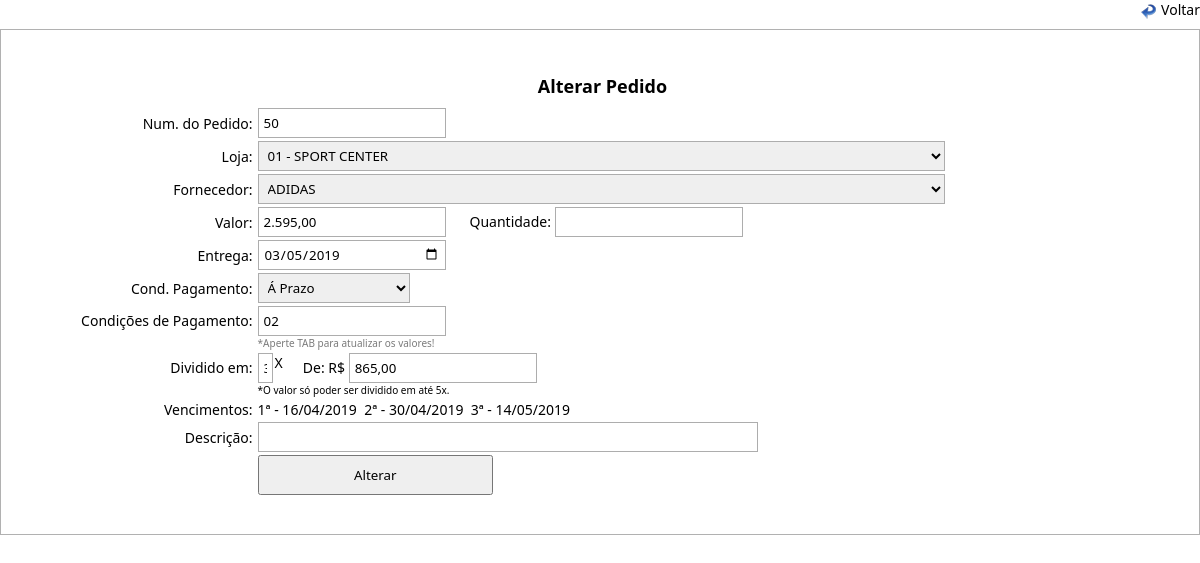
The page /altera_pedido_old.php?id=1168 on the database as committed earlier.
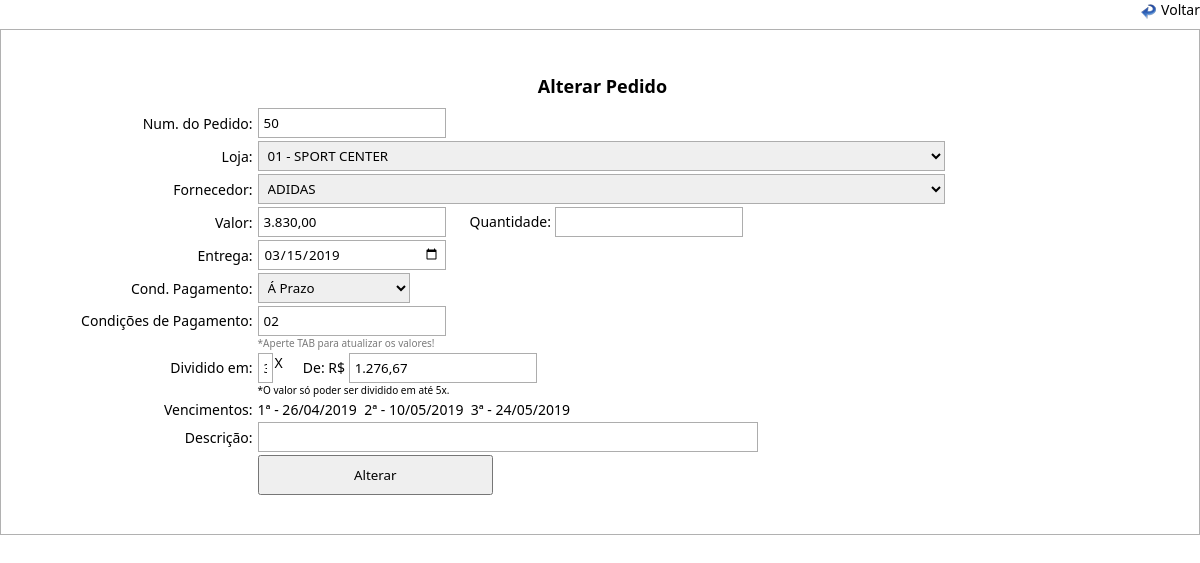
The same page on the database as committed later.
### tables this page shows
CREATE TABLE `pedidos` (
  `id_pedidos` int(11) NOT NULL AUTO_INCREMENT,
  `num_pedido` varchar(10) DEFAULT NULL,
  `nome_loja` varchar(100) DEFAULT NULL,
  `nome_fornecedor` varchar(100) DEFAULT NULL,
  `valor_pedido` float DEFAULT NULL,
  `qtd_pedido` varchar(10) NOT NULL,
  `data_entrega` date DEFAULT NULL,
  `cod_pag_pedido` varchar(15) DEFAULT NULL,
  `cod_cond_pag` varchar(5) NOT NULL,
  `prazo` varchar(2) NOT NULL,
  `valor_dividido` float NOT NULL,
  `descricao` varchar(50) NOT NULL,
  PRIMARY KEY (`id_pedidos`)
);

### processos/database.php (called while the page is built, shortened)
<?php
function DBRead ($table, $params = null, $fields = '*') {
	$params = ($params) ? " {$params}" : null;
		$query = "SELECT {$fields} FROM {$table}{$params}";
		$result = DBExecute($query);
		if (!mysqli_num_rows($result))
			return false;
		else {
			while ($res = mysqli_fetch_assoc($result)) {
				$data[] = $res;
			}
			return $data;
		}
}
function DBExecute($query){
	$link = DBConnect();
	$result = @mysqli_query($link, $query) or die (mysqli_error($link));
	return $result;
}
?>

### altera_pedido_old.php (the view, shortened to what the changed rows need)
<!doctype html>
<html>
    <head>
        <link href="css/style.css" rel="stylesheet" type="text/css">
        <link rel="stylesheet" href="css/menu.css">
    </head>
    <body>
<?php
  require 'processos/database.php';
  $id = $_GET['id'];
  $le_pedido = DBRead ('pedidos', "WHERE id_pedidos = '$id'", '*');
  foreach ($le_pedido as $pd){
function get_browser_name($user_agent)
{
    if (strpos($user_agent, 'Chrome')) return 'Chrome';
    return 'Other';
}
if (get_browser_name($_SERVER['HTTP_USER_AGENT']) == 'Chrome') {
	$entrega = $pd['data_entrega'];
	$PagAVista = $pd['data_entrega'];
}
    ?>
    <form action="<?php echo htmlspecialchars($_SERVER["PHP_SELF"]);?>" method="post">
    <div class="voltar">
		<a href="javascript:history.back(1);">Voltar</a>
	</div>
    <table border="0" cellpadding="0" cellspacing="0" class="table">
      <tbody>
        <tr>
          <td height="42" colspan="2" align="center"><span class="titulo">Alterar Pedido</span></td>
        </tr>
        <tr>
          <td width="21%" align="right">Num. do Pedido:<input type="hidden" name="id_pd" value="<?php echo $pd['id_pedidos']; ?>"></td>
          <td width="79%"><input type="text" name="num_pedido" class="cod" value="<?php echo $pd['num_pedido']; ?>"></td>
        </tr>
        <tr>
          <td align="right"><label for="select">Loja:</label></td>
          <td>
            <select name="lojas" class="select">
            <option><?php echo $pd['nome_loja']; ?></option>
            <?php
            $lojas = DBRead ('lojas', 'ORDER BY cod_loja ASC', 'cod_loja, nome_loja');
            ?>
            </select>
          </td>
        </tr>
        <tr>
          <td align="right">Fornecedor:</td>
          <td>
              <select name="fornecedor" class="select">
              <option><?php echo $pd['nome_fornecedor']; ?></option>
            <?php
            $fornecedor = DBRead ('fornecedor', 'ORDER BY nome_fornecedor ASC', 'nome_fornecedor');
            ?>
            </select>
          </td>
        </tr>
        <tr>
          <td align="right">Valor:</td>
          <td>
          <input type="text" name="valor" class="cod" onKeyPress="return(MascaraMoeda(this,'.',',',event))" value="<?php echo number_format($pd['valor_pedido'], 2, ',', '.'); ?>">
          <span style="margin-left: 20px;">Quantidade: </span>
          <input type="text" name="qtd" class="cod" value="<?php echo $pd['qtd_pedido']; ?>">
          </td>
        </tr>
        <tr>
          <td align="right">Entrega:</td>
          <td><input type="date" name="data_entrega" class="cod" maxlength="10" placeholder="dd/mm/aaaa" onkeyup="formatar('##/##/####', this, event)" value="<?php echo $entrega; ?>" onkeypress='validate(event)'></td>
        </tr>
        <tr>
          <td align="right">Cond. Pagamento:</td>
          <td>
            <select name="cond_pagamento" class="cod" style="width: 152px;">
              <?php
                if ($pd['cod_pag_pedido'] == 'avista') {
                  echo "<option value='avista'>Á Vista</option>";
                }else {
                  echo "<option value='aprazo'>Á Prazo</option>";
                } ?>
            </select>
          </td>
        </tr>
        <tr>
        	<td  align="right" valign="top" style="padding-top: 5px;"> Condições de Pagamento:</td>
        	<td>
            <input type="text" id="categoria" name="condicoes" class="cod" placeholder="Código" onkeypress="validate(event)" value="<?php echo $pd['cod_cond_pag']; ?>"><br />
       <span style="font-size:10px; color:#7B7B7B; margin-bottom: 10px;">*Aperte TAB para atualizar os valores!</span> <br />
            </td>
        </tr>
    <?php
    $datas_pag = DBRead ('datas_pag_pedidos', 'WHERE cod_pedido = "'.$pd['num_pedido'].'"', 'datas_pagamentos');
	$contador = 0;
    foreach ($datas_pag as $dt) {
        if ($pd['cod_pag_pedido'] == 'avista') {
			$exibeVencimeto = 0;
            $tipo_pagamento = "
                  <td align='right'>Data do Pagamento à vista:</td>
                  <td><input type='date' name='data_avista' class='cod' maxlength='10' placeholder='dd/mm/aaaa' onkeyup='formatar('##/##/####', this, event)' value='$PagAVista'></td>
                ";
        } else {
			$exibeVencimeto = 1;
			$contador++;
			$datas = date('d/m/Y', strtotime($dt["datas_pagamentos"]));
			$datas_pagamento .= $contador.'ª - '.$datas.'&nbsp;&nbsp;';
    	   $tipo_pagamento = "
        		  <td valign='bottom' align='right'>
        				<span style='margin-top: 5px; margin-bottom: 20px; float:right; width: 100%;'>Dividido em:</span>
        			</td>
        		  <td>
                    <input name='prazo' value='".$pd['prazo']."' class='cod' onkeyup='soma()' onKeyDown='validar(this,'text');' style='width: 15px; float: left;' >
        			<span style='margin-left: 2px; float:left;'>X</span>
    				<span style='margin-left: 20px;'>De: R$ </span>
    				<input type='text' onKeyPress='return(MascaraMoeda(this,'.',',',event))' name='valor_dividido' class='cod' value='".number_format($pd['valor_dividido'], 2, ',', '.')."'> <br />
    				<span style='margin-bottom: 15px; font-size:10px;'>*O valor só poder ser dividido em até 5x.</span>
    				<br />";
        }
    }
    echo '<tr>'.$tipo_pagamento.'</tr>';
	if($exibeVencimeto==1){
		echo '<tr><td  valign="bottom" align="right"> Vencimentos: </td><td>'.$datas_pagamento.' </td></tr>';
	}
    ?>
        <tr>
          <td width="21%" align="right">Descrição:</td>
          <td width="79%"><input type="text" name="descricao" class="text" style=" width: 500px;" value="<?php echo $pd['descricao']; ?>"></td>
        </tr>
        <tr>
          <td>&nbsp;</td>
          <td><input type="submit" value="Alterar" class="botton"></td>
        </tr>
      </tbody>
    </table>
    </form>
    <?php
  }
?>
</body>
</html>

Rows that differ between the two databases and show on the page:
changed pedidos "01 - SPORT CENTER": valor "2.595,00" → "3.830,00"; data_entrega "03/05/2019" → "03/15/2019"; valor_dividido "865,00" → "1.276,67"; datas_pagamento "1ª - 16/04/2019 2ª - 30/04/2019 3ª - 14/05/2019" → "1ª - 26/04/2019 2ª - 10/05/2019 3ª - 24/05/2019"
